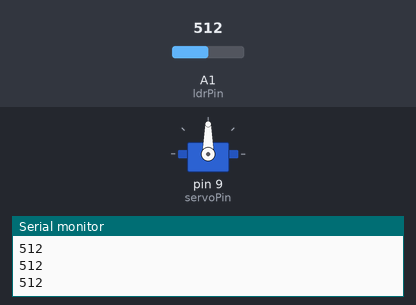
Bench run of a sketch on a simulated Arduino Uno, built with avr-gcc and run on an emulated ATmega328P. Shown: servo, the last lines printed to the serial monitor. The inputs (shaded band) are chosen by the test bench; at power-on: A1 (ldrPin) = 512.

Above: at 1.3 s.
1.4 s: A1 (ldrPin) set to 716
At 2.3 s:
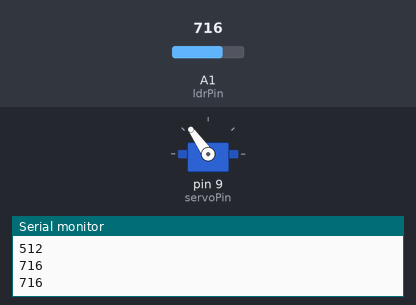
3.0 s: A1 (ldrPin) set to 900
At 3.5 s:
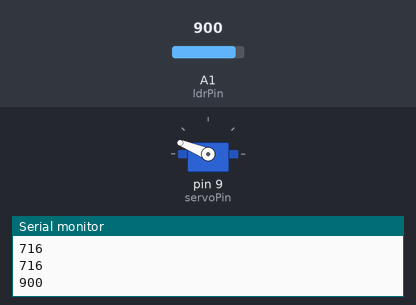
4.5 s: A1 (ldrPin) set to 1023
At 5.7 s:
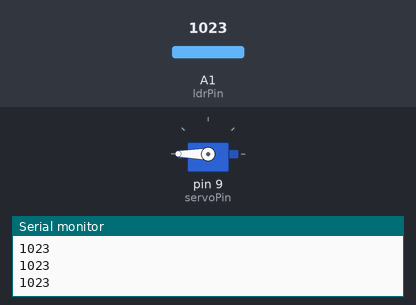
6.0 s: A1 (ldrPin) set to 306
At 7.0 s:
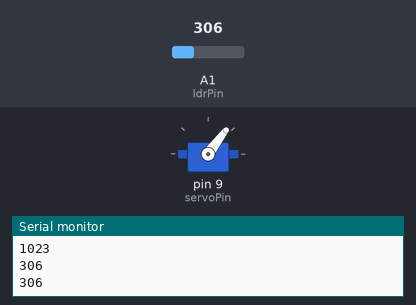
7.5 s: A1 (ldrPin) set to 122
At 8.2 s:
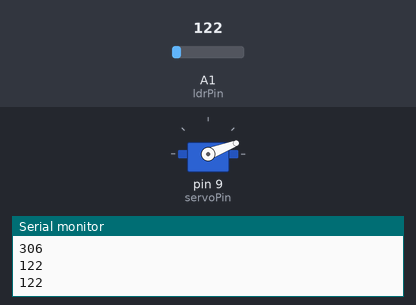
9.0 s: A1 (ldrPin) set to 0
At 9.4 s:
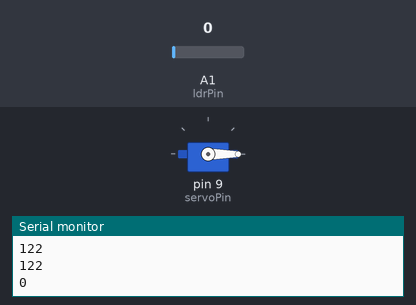
Timing chart, 0 to 11.5 s (numbered marks = the images above; inputs shaded):
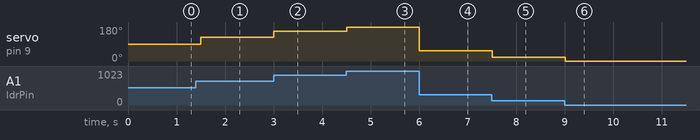

The sketch:

Servo.ino
```cpp
#include<Servo.h>
int servoPin = 9;
int servoPos;
Servo myServo;
int ldrPin = A1;
int ldrVal;
int delayTime = 500;
void setup() {
  myServo.attach(servoPin);
  pinMode(ldrPin, INPUT);
  Serial.begin(9600);
}

void loop() {
  ldrVal = analogRead(ldrPin);
  Serial.println(ldrVal);
  servoPos = map(ldrVal, 0, 1023, 0, 180);
  myServo.write(servoPos);
  delay(delayTime);
}
```

Measured:
- after the input at 1.4 s, servo on pin 9 (servoPin): 90° → 125° after 0.10 s
- after the input at 3.0 s, servo on pin 9 (servoPin): 125° → 158° at once
- after the input at 4.5 s, servo on pin 9 (servoPin): 158° → 180° at once
- after the input at 6.0 s, servo on pin 9 (servoPin): 180° → 53° at once
- after the input at 7.5 s, servo on pin 9 (servoPin): 53° → 21° at once
- after the input at 9.0 s, servo on pin 9 (servoPin): 21° → 0° at once
